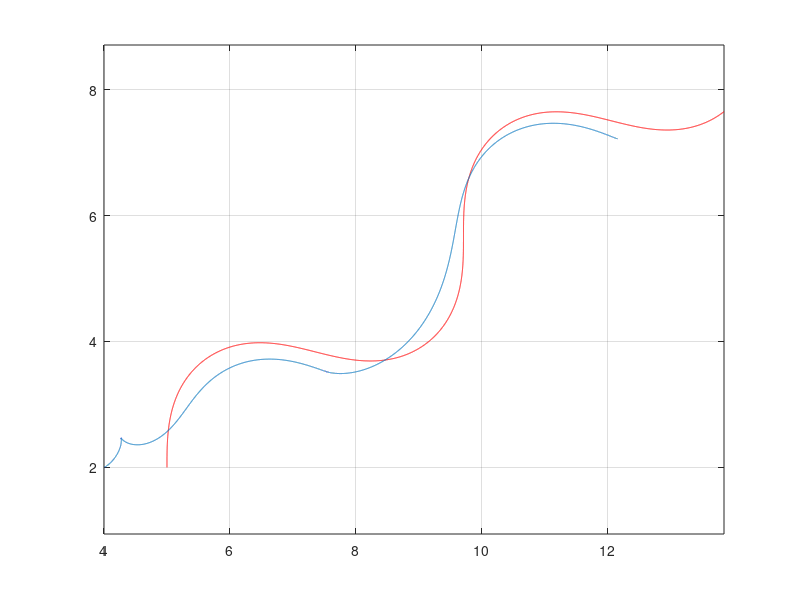

Recreate this plot in MATLAB.
clc; clear all; close all;
%
vl=1.3;
tfinal=10;
%
i=1;
vf(i)=0;
t(i)=0;
%f=0.55;
wl(i)=-sin(1.1*t(i));
%wl(i)=6;
xl(i)=5;
yl(i)=2;
thtl(i)=pi/2;
xf(i)=4;
yf(i)=2;
thtf(i)=pi/8;
phi=-pi/6;
d=1;
%
h=0.001;
%
wfmax=pi;
K=0.7692;
vlmax=2;
vfmax=4;
%
%
bta(i) = thtl(i)-thtf(i);

    
%
%

while t(i)<tfinal
    %Leader
        %disp('1')
        xl(i+1) = xl(i) + h*vl*cos(thtl(i));
        yl(i+1) = yl(i) + h*vl*sin(thtl(i));
        thtl(i+1) = thtl(i) + h*wl(i);
        %Follower
        l(i)=sqrt(((xl(i)-xf(i))^2)+((yl(i)-yf(i))^2));
        etan(i)=atan2(yl(i)-yf(i),xl(i)-xf(i));
        alphan(i)=etan(i)-thtl(i);
        btan(i)=etan(i)-thtf(i);
        vf(i)=-d*cos(btan(i))+l(i)*cos(btan(i))+l(i)*phi*sin(btan(i))-alphan(i)*l(i)*sin(btan(i))-l(i)*sin(btan(i))*wl(i)+vl*cos(alphan(i)-btan(i));
        wf(i)=-sin(btan(i))-l(i)*sin(btan(i))-l(i)*phi*cos(btan(i))+l(i)*cos(btan(i))*alphan(i)+l(i)*cos(btan(i))*wl(i)-vl*sin(alphan(i)+btan(i));
        xf(i+1) = xf(i) + h*vf(i)*cos(thtf(i));
        yf(i+1) = yf(i) + h*vf(i)*sin(thtf(i));
        thtf(i+1)= thtf(i) + h*wf(i);  
    
   
    i=i+1;
    t(i)=t(i-1)+h;
    wl(i)=-sin(1.1*t(i));
    
    
end
%
plot(xl,yl,'r',xf,yf); axis equal; grid on;
% %figure; plot(xl-3,yl,'r',xf,yf); axis equal; grid on;
% %figure; plot(t, xl-xf, 'b', t, yl-yf, 'r', t, sqrt((xl-xf).^2+(yl-yf).^2),'k'); grid on;
% %figure; plot(t,thtf); grid on;
% %figure; plot(t,thtl); grid on;
% figure; plot(t,rad2deg(ddd-thtf)); grid on;
% figure; plot(t, sqrt(xf.^2+yf.^2)); grid on;